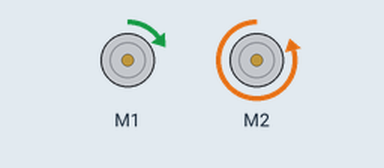
Recording of a program running on a simulated Raspberry Pi (BCM pin numbers). On the bench: 2 × DC motor (green arrow = forward, orange = backward, longer = faster).

Above: at 0.1 s.
At 13.64 s:
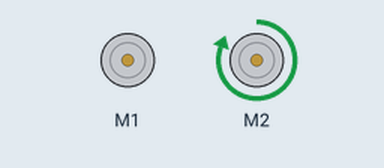
At 26.72 s:
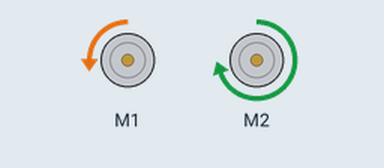
At 39.68 s:
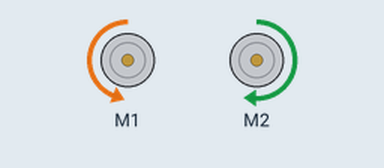
Timing chart, 0 to 40.0 s (numbered marks = the images above):
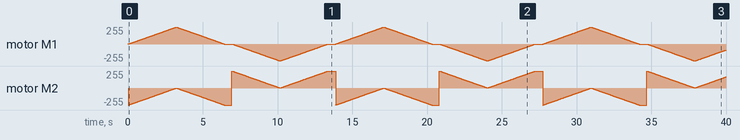

The program:

two_motors.py
```python
from Adafruit_MotorHAT import Adafruit_MotorHAT as amhat, Adafruit_DCMotor as adcm

import time

# create 2 motor objects
mh = amhat(addr=0x60)

motor1 = mh.getMotor(1)
motor2 = mh.getMotor(2)

# set start speed
motor1.setSpeed(0)
motor2.setSpeed(0)

# direction variable
direction = 0

# wrap actions in try loop
try:
    while True:
        # if direction = 1 then motor1 forward and motor2 backward
        # else motor1 backward and motor2 forward
        if direction == 0:
            motor1.run(amhat.FORWARD)
            motor2.run(amhat.BACKWARD)
        else:
            motor1.run(amhat.BACKWARD)
            motor2.run(amhat.FORWARD)

        # ramp up the speed from 1 to 255
        for i in range(255):
            j = 255-i

            motor1.setSpeed(i)
            motor2.setSpeed(j)

            time.sleep(0.01)

        # ramp down the speed from 255 to 1
        for i in reversed(range(255)):
            j = 255-i

            motor1.setSpeed(i)
            motor2.setSpeed(j)

            time.sleep(0.01)

        # wait half a second
        time.sleep(0.5)

        # change directions
        if direction == 0:
            direction = 1
        else:
            direction = 0

# kill motors and exit program on ctrl-c
except KeyboardInterrupt:
    motor1.run(amhat.RELEASE)
    motor2.run(amhat.RELEASE)
```
